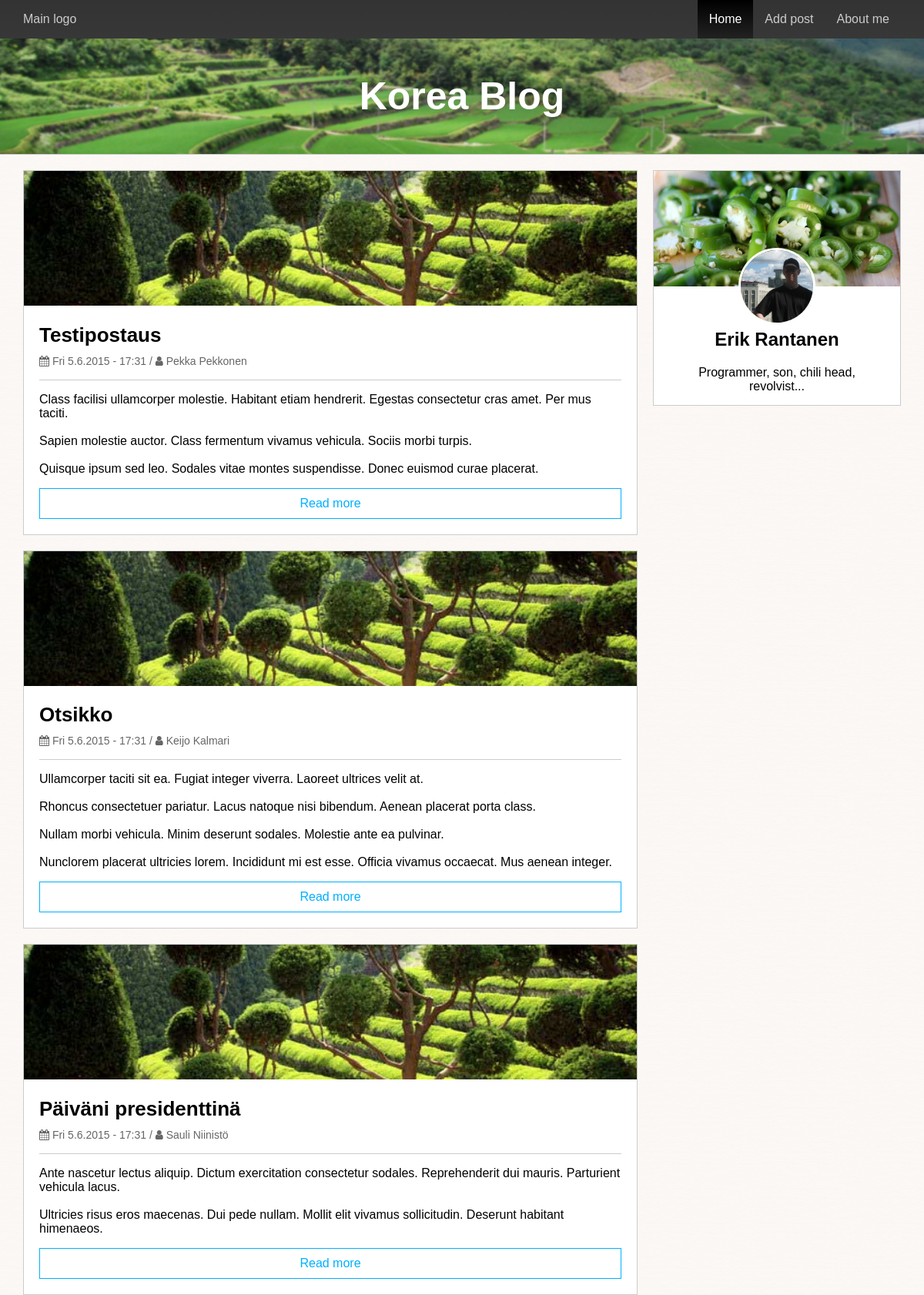
The page / on the database its author committed.
### tables this page shows
CREATE TABLE post (
	postId int AUTO_INCREMENT,
	author varchar(100) NOT NULL,
	postDatetime datetime DEFAULT current_timestamp,
	title varchar(150) NOT NULL,
	content text NOT NULL,  
	imageLocation varchar(150),
	PRIMARY KEY (postId)
);

### helpers.php (called while the page is built, shortened)
<?php
function getExcerpt($str, $startPos=0, $maxLength=100) {
	if(strlen($str) > $maxLength) {
		$excerpt = substr($str, $startPos, $maxLength-3);
		$lastSpace = strrpos($excerpt, ' ');
		$excerpt = substr($excerpt, 0, $lastSpace);
		$excerpt .= '...';
	} else {
		$excerpt = $str;
	}
	return $excerpt;
}
?>

### index.php (the view, shortened to what this page needs)
<!DOCTYPE html>
<html>
	<head>
		<link rel="stylesheet" href="css/styles.css"/>
		<link rel="stylesheet" href="//maxcdn.bootstrapcdn.com/font-awesome/4.3.0/css/font-awesome.min.css">
	</head>
<?php
include_once('database.php');
include_once('helpers.php');
$query = $handler->query('SELECT * FROM post ORDER BY postDatetime DESC;');
?>
	<body>
		<header>
			<nav>
				<div class="wrapper">
					<ul class="nav-content clearfix">
						<li class="site-logo">
							<a class="vertical-center" href="index.php">Main logo</a>
						</li>
						<li class="menu-item"><a class="vertical-center" href="">About me</a></li>
						<li class="menu-item"><a class="vertical-center" href="add_post.php">Add post</a></li>
						<li class="menu-item active"><a class="vertical-center" href="index.php">Home</a></li>
					</ul>
				</div>
			</nav>
			<div class="header-background">
				<h1 class="vertical-center">Korea Blog</h1>
			</div>
		</header>
		<div class="wrapper clearfix">
			<div class="main-content">
				<?php while($r = $query->fetch(PDO::FETCH_OBJ)) : ?>
				<div class="post panel">
					<a href="post.php?postId=<?php echo $r->postId;?>">
						<div class="post-image">
							<img class="vertical-center"
							src="<?php echo (!empty($r->imageLocation) ? $r->imageLocation : 'uploads/korea-field.jpg');?>">
						</div>
					</a>
					<div class="panel-container">
						<div class="post-title">
							<a href="post.php?postId=<?php echo $r->postId;?>">
								<h2><?php echo $r->title; ?></h2>
							</a>
						</div>
						<div class="post-meta">
							<i class="fa fa-calendar"></i>
								<?php echo date('D j.n.Y \- H:i', strtotime($r->postDatetime)) . ' / ';?>
								<i class="fa fa-user"></i> <?php echo $r->author; ?>
						</div>
						<hr>
						<p><?php echo getExcerpt(nl2br($r->content), 0, 400); ?></p>
						<a class="post-more" href="post.php?postId=<?php echo $r->postId;?>">
							Read more
						</a>
					</div>
				</div>
				<?php endwhile; ?>
			</div>
			<?php include_once('sidebar.php'); ?>
		</div>
	</body>
</html>

### sidebar.php
<aside>
	<div class="bio panel">
		<div class="bio-background">
			<img class="vertical-center" src="img/bio-background.jpg" alt="Bio background">
		</div>
		<div class="bio-face-image">
			<img class="vertical-center" src="img/Erik.jpg" alt="Erik Rantanen">
		</div>
		<div class="panel-container">
			<h2>Erik Rantanen</h2>
			<div class="bio-description">
				Programmer, son, chili head, revolvist...
			</div>
		</div>
	</div>
</aside>

### css/styles.css (style rules this page uses)
* { box-sizing: border-box; }
body { font-family: Arial, Helvetica, sans-serif; background-image: url("../img/backgroundtex3.png"); margin: 0; }
.clearfix:after { content: ''; display: block; clear: both; }
.vertical-center { position: relative; top: 50%; transform: translateY(-50%); }
hr { height: 1px; background: #ccc; border: 0; }
header { text-align: center; border-bottom: 1px solid #ccc; margin-bottom: 20px; background: linear-gradient(#333, #444); }
header .header-background { height: 150px; background-image: url("../img/header-bg.jpg"); background-repeat: no-repeat; background-size: cover; background-position: 50% 50%; }
header h1 { color: #fff; margin: 0; font-size: 50px; }
header nav { height: 50px; }
.nav-content { list-style:none; margin: 0; padding: 0; }
.nav-content li { height: 50px; }
.nav-content li a { text-decoration: none; color: #ccc; display: block; }
.nav-content .site-logo { float: left; }
.nav-content .menu-item { float: right; padding: 0 15px; }
.nav-content .menu-item.active { background: linear-gradient(#000, #222); }
.nav-content .menu-item.active a { color: #fff; }
.main-content { float: left; width: 70%; }
aside { float: left; width: 30%; padding-left: 20px; }
.wrapper { max-width: 1170px; margin: 0 auto; padding: 0 15px; }
.panel { border: #ccc 1px solid; }
.panel-container { padding: 1px 20px 20px; background: #fff; }
.panel + .panel { margin-top: 20px; }
.post-meta { color: #666; font-size: 14px; }
.post-image { height: 175px; overflow: hidden; }
.post-image img { width: 100%; height: auto; }
.post h2, .single-post h2 { font-size: 26px; margin-bottom: 10px; }
.post-meta + hr { margin-top: 16px; }
.post a { text-decoration: none; color: #000; }
.post .post-more { display: block; text-align:center; text-decoration: none; padding: 10px 0; color: #00b0ff; border: 1px solid #00b0ff; }
.bio-background { height: 150px; overflow: hidden; }
.bio-background img { width: 100%; height: auto; }
.bio { text-align: center; position: relative; }
.bio-face-image { width: 100px; height: 100px; overflow: hidden; border-radius: 50%; position: absolute; left: 50%; margin-left: -50px; top: 100px; border: 3px solid #fff; }
.bio-face-image img { width: auto; height: 100%; }
.bio .panel-container { padding: 35px 20px 15px; }

### rows shown on the page
post: title "Testipostaus", postDatetime "Fri 5.6.2015 - 17:31", author "Pekka Pekkonen", content "Class facilisi ullamcorper molestie. Habitant etiam hendrerit. Egestas consectetur cras amet. Per mus taciti. Sapien molestie auctor. Class fermentum vivamus vehicula. Sociis morbi turpis. Quisque ipsum sed leo. Sodales vitae montes suspendisse. Donec euismod curae placerat."
post: title "Otsikko", postDatetime "Fri 5.6.2015 - 17:31", author "Keijo Kalmari", content "Ullamcorper taciti sit ea. Fugiat integer viverra. Laoreet ultrices velit at. Rhoncus consectetuer pariatur. Lacus natoque nisi bibendum. Aenean placerat porta class. Nullam morbi vehicula. Minim deserunt sodales. Molestie ante ea pulvinar. Nunclorem placerat ultricies lorem. Incididunt mi est esse. Officia vivamus occaecat. Mus aenean integer."
post: title "Päiväni presidenttinä", postDatetime "Fri 5.6.2015 - 17:31", author "Sauli Niinistö", content "Ante nascetur lectus aliquip. Dictum exercitation consectetur sodales. Reprehenderit dui mauris. Parturient vehicula lacus. Ultricies risus eros maecenas. Dui pede nullam. Mollit elit vivamus sollicitudin. Deserunt habitant himenaeos."
